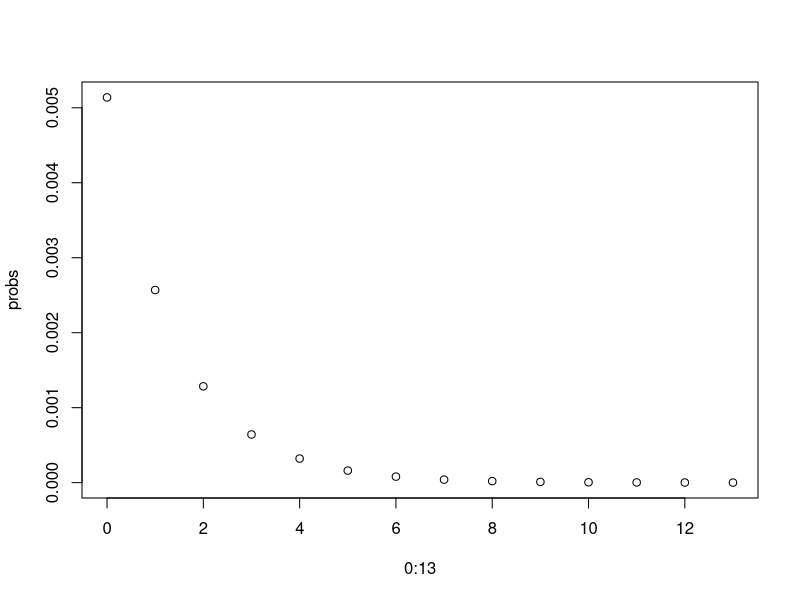
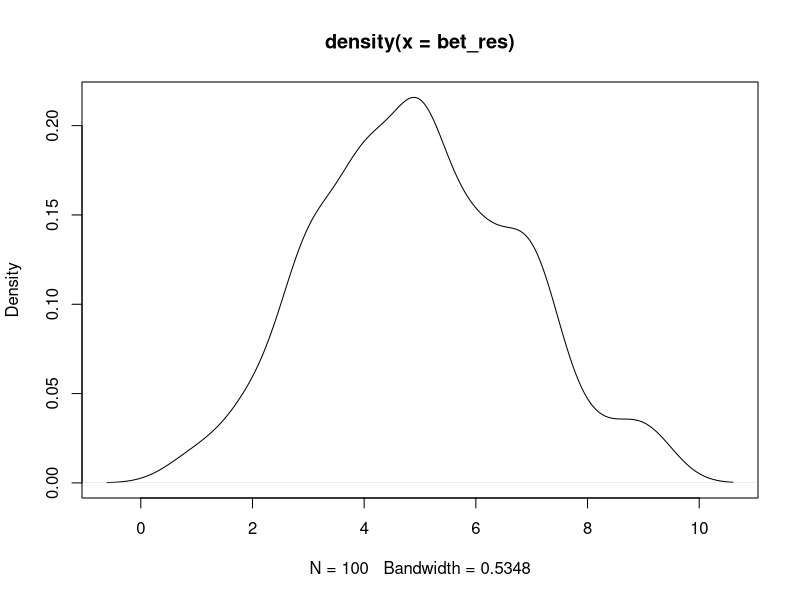

Source code (R) for these figures, in order:
## ---- chunk 1
prob <- function(a) {
  return(
    (
      (2/3)^(13-a)
    ) * (
      (1/3)^a
    )
  )
}

probs <- c()
for (i in 0:13) {
  prub <- prob(i)
  probs <- c(probs, prub)
}

plot(y=probs, x=0:13)
## ---- chunk 2
prob(13) 
## ---- chunk 3
game_result <- function() {
  res <- runif(1, min=-1, max=1)
  return(round(res))
}

setting_result <- function() {
  game_results <- c()
  for (i in 1:13) {
    game_results <- c(game_results, game_result())
  }
  return(game_results)
}

bet_res <- c()
for (i in 1:100) {
  set <- setting_result()
  bet <- setting_result()
  bet_res <- c(bet_res, sum(set == bet))
}

summary(bet_res)
sd(bet_res)
plot(density(bet_res))
## ---- chunk 4
total_cost <- 100*0.5
total_profit <- 0
for (i in 1:100) {
  res <- bet_res[i]
  if (res == 10) {
    total_profit = total_profit + 63
  } else if (res == 11) {
    total_profit = total_profit + 373
  } else if (res == 12) {
    total_profit = total_profit + 7761
  } else if (res == 13) {
    total_profit = total_profit + 113101
  }
}
net_gain <- total_profit - total_cost
sprintf("Total profit: %s", total_profit)
sprintf("Net gain: %s", net_gain)
